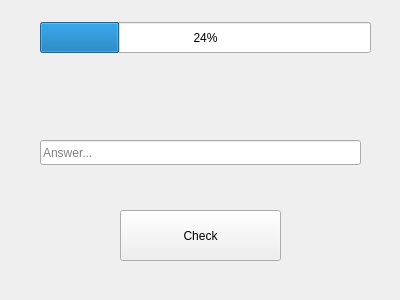
<?xml version="1.0" encoding="UTF-8"?>
<ui version="4.0">
    <class>StudyQuestions</class>
    <widget class="QWidget" name="StudyQuestions">
        <property name="geometry">
            <rect>
                <x>0</x>
                <y>0</y>
                <width>400</width>
                <height>300</height>
            </rect>
        </property>
        <property name="windowTitle">
            <string>StudyQuestions</string>
        </property>
        <widget class="QLabel" name="questionLabel">
            <property name="geometry">
                <rect>
                    <x>40</x>
                    <y>70</y>
                    <width>311</width>
                    <height>61</height>
                </rect>
            </property>
            <property name="text">
                <string/>
            </property>
        </widget>
        <widget class="QLineEdit" name="answerLineEdit">
            <property name="geometry">
                <rect>
                    <x>40</x>
                    <y>140</y>
                    <width>321</width>
                    <height>25</height>
                </rect>
            </property>
            <property name="inputMask">
                <string/>
            </property>
            <property name="text">
                <string/>
            </property>
            <property name="placeholderText">
                <string>Answer...</string>
            </property>
        </widget>
        <widget class="QPushButton" name="continueButton">
            <property name="geometry">
                <rect>
                    <x>120</x>
                    <y>210</y>
                    <width>161</width>
                    <height>51</height>
                </rect>
            </property>
            <property name="text">
                <string>Check</string>
            </property>
        </widget>
        <widget class="QLabel" name="correctnessLabel">
            <property name="geometry">
                <rect>
                    <x>40</x>
                    <y>170</y>
                    <width>321</width>
                    <height>31</height>
                </rect>
            </property>
            <property name="text">
                <string/>
            </property>
        </widget>
        <widget class="QProgressBar" name="progressBar">
            <property name="geometry">
                <rect>
                    <x>40</x>
                    <y>22</y>
                    <width>331</width>
                    <height>31</height>
                </rect>
            </property>
            <property name="value">
                <number>24</number>
            </property>
        </widget>
    </widget>
    <resources/>
    <connections/>
</ui>
